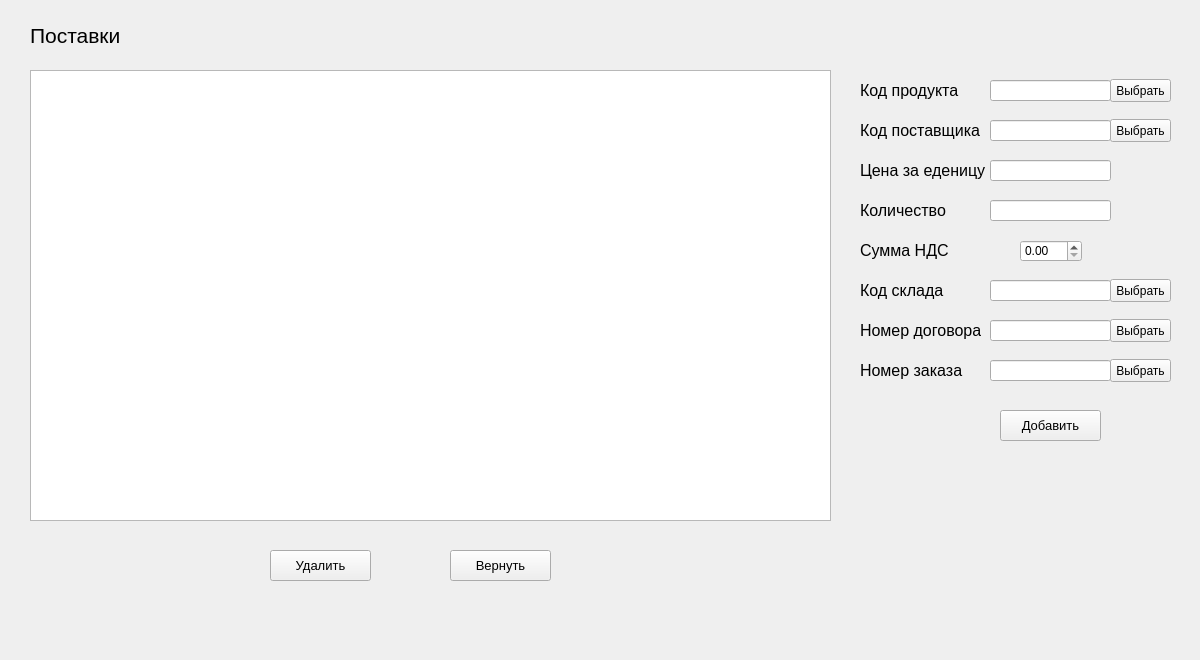
<?xml version="1.0" encoding="UTF-8"?>
<ui version="4.0">
 <class>deliveries</class>
 <widget class="QWidget" name="deliveries">
  <property name="geometry">
   <rect>
    <x>0</x>
    <y>0</y>
    <width>1200</width>
    <height>660</height>
   </rect>
  </property>
  <property name="windowTitle">
   <string>Поставки</string>
  </property>
  <widget class="QLabel" name="label_4">
   <property name="geometry">
    <rect>
     <x>30</x>
     <y>20</y>
     <width>131</width>
     <height>31</height>
    </rect>
   </property>
   <property name="font">
    <font>
     <pointsize>16</pointsize>
    </font>
   </property>
   <property name="text">
    <string>Поставки</string>
   </property>
  </widget>
  <widget class="QTableView" name="tableView">
   <property name="geometry">
    <rect>
     <x>30</x>
     <y>70</y>
     <width>801</width>
     <height>451</height>
    </rect>
   </property>
  </widget>
  <widget class="QLineEdit" name="lineEdit_2">
   <property name="geometry">
    <rect>
     <x>990</x>
     <y>200</y>
     <width>121</width>
     <height>21</height>
    </rect>
   </property>
  </widget>
  <widget class="QLabel" name="label_3">
   <property name="geometry">
    <rect>
     <x>860</x>
     <y>80</y>
     <width>111</width>
     <height>21</height>
    </rect>
   </property>
   <property name="font">
    <font>
     <pointsize>12</pointsize>
    </font>
   </property>
   <property name="text">
    <string>Код продукта</string>
   </property>
  </widget>
  <widget class="QPushButton" name="pushButton_Add">
   <property name="geometry">
    <rect>
     <x>1000</x>
     <y>410</y>
     <width>101</width>
     <height>31</height>
    </rect>
   </property>
   <property name="font">
    <font>
     <pointsize>10</pointsize>
    </font>
   </property>
   <property name="text">
    <string>Добавить</string>
   </property>
  </widget>
  <widget class="QLineEdit" name="lineEdit_4">
   <property name="geometry">
    <rect>
     <x>990</x>
     <y>80</y>
     <width>121</width>
     <height>21</height>
    </rect>
   </property>
  </widget>
  <widget class="QLabel" name="label_5">
   <property name="geometry">
    <rect>
     <x>860</x>
     <y>200</y>
     <width>91</width>
     <height>21</height>
    </rect>
   </property>
   <property name="font">
    <font>
     <pointsize>12</pointsize>
    </font>
   </property>
   <property name="text">
    <string>Количество</string>
   </property>
  </widget>
  <widget class="QLabel" name="label_8">
   <property name="geometry">
    <rect>
     <x>860</x>
     <y>120</y>
     <width>131</width>
     <height>21</height>
    </rect>
   </property>
   <property name="font">
    <font>
     <pointsize>12</pointsize>
    </font>
   </property>
   <property name="text">
    <string>Код поставщика</string>
   </property>
  </widget>
  <widget class="QLineEdit" name="lineEdit_6">
   <property name="geometry">
    <rect>
     <x>990</x>
     <y>120</y>
     <width>121</width>
     <height>21</height>
    </rect>
   </property>
  </widget>
  <widget class="QLabel" name="label_9">
   <property name="geometry">
    <rect>
     <x>860</x>
     <y>160</y>
     <width>131</width>
     <height>21</height>
    </rect>
   </property>
   <property name="font">
    <font>
     <pointsize>12</pointsize>
    </font>
   </property>
   <property name="text">
    <string>Цена за еденицу</string>
   </property>
  </widget>
  <widget class="QLineEdit" name="lineEdit_7">
   <property name="geometry">
    <rect>
     <x>990</x>
     <y>160</y>
     <width>121</width>
     <height>21</height>
    </rect>
   </property>
  </widget>
  <widget class="QLabel" name="label_10">
   <property name="geometry">
    <rect>
     <x>860</x>
     <y>240</y>
     <width>91</width>
     <height>21</height>
    </rect>
   </property>
   <property name="font">
    <font>
     <pointsize>12</pointsize>
    </font>
   </property>
   <property name="text">
    <string>Сумма НДС</string>
   </property>
  </widget>
  <widget class="QLineEdit" name="lineEdit_9">
   <property name="geometry">
    <rect>
     <x>990</x>
     <y>280</y>
     <width>121</width>
     <height>21</height>
    </rect>
   </property>
  </widget>
  <widget class="QLabel" name="label_11">
   <property name="geometry">
    <rect>
     <x>860</x>
     <y>280</y>
     <width>111</width>
     <height>21</height>
    </rect>
   </property>
   <property name="font">
    <font>
     <pointsize>12</pointsize>
    </font>
   </property>
   <property name="text">
    <string>Код склада</string>
   </property>
  </widget>
  <widget class="QLineEdit" name="lineEdit_10">
   <property name="geometry">
    <rect>
     <x>990</x>
     <y>320</y>
     <width>121</width>
     <height>21</height>
    </rect>
   </property>
   <property name="text">
    <string/>
   </property>
  </widget>
  <widget class="QLabel" name="label_12">
   <property name="geometry">
    <rect>
     <x>860</x>
     <y>320</y>
     <width>121</width>
     <height>21</height>
    </rect>
   </property>
   <property name="font">
    <font>
     <pointsize>12</pointsize>
    </font>
   </property>
   <property name="text">
    <string>Номер договора</string>
   </property>
  </widget>
  <widget class="QLineEdit" name="lineEdit_5">
   <property name="geometry">
    <rect>
     <x>990</x>
     <y>360</y>
     <width>121</width>
     <height>21</height>
    </rect>
   </property>
  </widget>
  <widget class="QLabel" name="label_7">
   <property name="geometry">
    <rect>
     <x>860</x>
     <y>360</y>
     <width>111</width>
     <height>21</height>
    </rect>
   </property>
   <property name="font">
    <font>
     <pointsize>12</pointsize>
    </font>
   </property>
   <property name="text">
    <string>Номер заказа</string>
   </property>
  </widget>
  <widget class="QPushButton" name="pushButton_Ret">
   <property name="geometry">
    <rect>
     <x>450</x>
     <y>550</y>
     <width>101</width>
     <height>31</height>
    </rect>
   </property>
   <property name="font">
    <font>
     <pointsize>10</pointsize>
    </font>
   </property>
   <property name="text">
    <string>Вернуть</string>
   </property>
  </widget>
  <widget class="QPushButton" name="pushButton_Del">
   <property name="geometry">
    <rect>
     <x>270</x>
     <y>550</y>
     <width>101</width>
     <height>31</height>
    </rect>
   </property>
   <property name="font">
    <font>
     <pointsize>10</pointsize>
    </font>
   </property>
   <property name="text">
    <string>Удалить</string>
   </property>
  </widget>
  <widget class="QPushButton" name="pushButton">
   <property name="geometry">
    <rect>
     <x>1110</x>
     <y>79</y>
     <width>61</width>
     <height>23</height>
    </rect>
   </property>
   <property name="text">
    <string>Выбрать</string>
   </property>
  </widget>
  <widget class="QPushButton" name="pushButton_2">
   <property name="geometry">
    <rect>
     <x>1110</x>
     <y>119</y>
     <width>61</width>
     <height>23</height>
    </rect>
   </property>
   <property name="text">
    <string>Выбрать</string>
   </property>
  </widget>
  <widget class="QPushButton" name="pushButton_3">
   <property name="geometry">
    <rect>
     <x>1110</x>
     <y>319</y>
     <width>61</width>
     <height>23</height>
    </rect>
   </property>
   <property name="text">
    <string>Выбрать</string>
   </property>
  </widget>
  <widget class="QPushButton" name="pushButton_4">
   <property name="geometry">
    <rect>
     <x>1110</x>
     <y>359</y>
     <width>61</width>
     <height>23</height>
    </rect>
   </property>
   <property name="text">
    <string>Выбрать</string>
   </property>
  </widget>
  <widget class="QPushButton" name="pushButton_1">
   <property name="geometry">
    <rect>
     <x>1110</x>
     <y>279</y>
     <width>61</width>
     <height>23</height>
    </rect>
   </property>
   <property name="text">
    <string>Выбрать</string>
   </property>
  </widget>
  <widget class="QDoubleSpinBox" name="doubleSpinBox">
   <property name="geometry">
    <rect>
     <x>1020</x>
     <y>240</y>
     <width>62</width>
     <height>22</height>
    </rect>
   </property>
   <property name="maximum">
    <double>0.990000000000000</double>
   </property>
   <property name="singleStep">
    <double>0.010000000000000</double>
   </property>
  </widget>
 </widget>
 <resources/>
 <connections/>
</ui>
